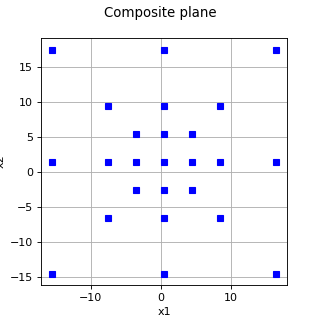

Write Python code to recreate this figure.
import openturns as ot
from matplotlib import pyplot as plt
from openturns.viewer import View

# Generate sample with the given plane
center = [0.5, 1.5]
levels = [4, 8, 16]

myPlane = ot.Composite(center, levels)
sample = myPlane.generate()

# Create the graph
graph = ot.Graph(sample.getName(), "x1", "x2", True, "")
cloud = ot.Cloud(sample, "blue", "fsquare", "")
graph.add(cloud)

# Draw the graph
fig = plt.figure(figsize=(4, 4))
axis = fig.add_subplot(111)
View(graph, figure=fig, axes=[axis], add_legend=False, square_axes=True)
axis.set_xlim(auto=True)
